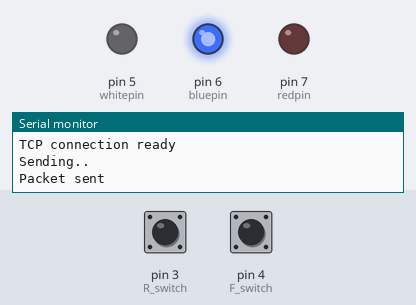
A sketch run on a simulated Arduino Uno, built with avr-gcc and run on an emulated ATmega328P. On the bench: output pins drawn as LEDs (lit = HIGH), the last lines printed to the serial monitor. The inputs (shaded band) are chosen by the test bench; at power-on: pin 3 (R_switch) HIGH, pin 4 (F_switch) LOW. The modem accepts every AT command (registered, SIM ready, sends succeed) and sends nothing else.

Above: at 8.3 s.
8.4 s: pin 3 (R_switch) pulled LOW for 3.2 s
At 9.4 s:
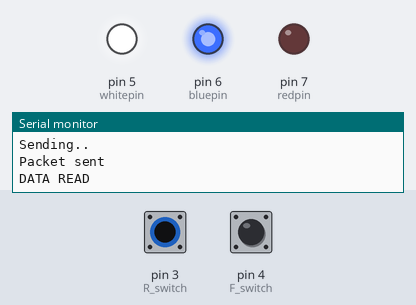
At 10.7 s:
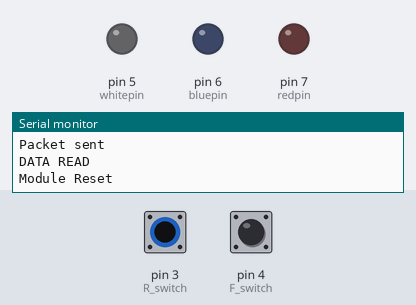
Timing chart, 0 to 12.2 s (numbered marks = the images above; inputs shaded):
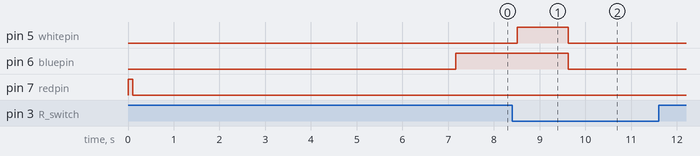

Measured:
- after the input at 8.4 s, pin 5 (whitepin): goes on until 9.6 s, then stays LOW; pin 6 (bluepin): HIGH → LOW after 1.2 s

The sketch:

LED_control_from_website.ino
```cpp
// OTHER FUNCTIONS ON THE wifi.ino FILE

#include "SoftwareSerial.h"

#define R_switch 3  // stop switch
#define F_switch 4  // start switch

String ssid = "Zeus";     // your network SSID

String password = "google123456";     // your network password

SoftwareSerial esp(10, 11);// (RX of Arduino, TX of Arduino)

String data;
String on_off;

String server = "tanzim99901.atwebpages.com"; // host website

String get_html = "/value.html"; // html file from where the Switch state has to be read

int whitepin = 5;   // status indicator LED
int bluepin = 6;    // status indicator LED
int redpin = 7; // this LED will be controlled from the website

boolean connection = 0;

String go;
boolean play = 1;

void setup() {
  pinMode(R_switch, INPUT);
  pinMode(F_switch, INPUT);
  pinMode (whitepin, OUTPUT);
  pinMode (bluepin, OUTPUT);
  pinMode (redpin, OUTPUT);

  digitalWrite(whitepin, LOW);
  digitalWrite(bluepin, LOW);
  digitalWrite(redpin, LOW);

  on_off = "0";
  Serial.begin(115200);
  while (digitalRead(F_switch));    // WAIT FOR THE START SWITCH

  esp.begin(9600);
  digitalWrite(redpin, HIGH);
  delay(100);
  digitalWrite(redpin, LOW);
  reset();      // RESET MODULE

  connectWifi();    // CONNECT TO WIFI
  Serial.println("DONE CONNECTION!");
}

void loop ()
{
  // STOP SWITCH
  if (!digitalRead(R_switch))
  {
    digitalWrite(whitepin, LOW);
    digitalWrite(bluepin, LOW);
    digitalWrite(redpin, LOW);
    reset();
    play = 0;
    Serial.println("STOP");
  }

  if (play)
  {
    httpget();    // MAIN FUNCTION
    Serial.println("DATA READ");
    delay(1000);
    //httppost();
    digitalWrite(whitepin, LOW);
  }
}
```

wifi.ino
```cpp
void httpget ()
{

  esp.println("AT+CIPSTART=\"TCP\",\"" + server + "\",80");   //start a TCP connection.

  if ( esp.find("OK")) {

    Serial.println("TCP connection ready");

  } delay(100);

  String getRequest = "GET " + get_html + " HTTP/1.0\r\nHost:" + server + "\r\n\r\n\r\n\r\n\r\n";
  String sendCmd = "AT+CIPSEND=";

  sendCmd += getRequest.length();
  sendCmd += "\r\n";
  esp.println(sendCmd);   // send the request for sending header
  delay(100);

  if (esp.find(">")) {
    Serial.println("Sending..");
    esp.print(getRequest);      // send the GET request

    if ( esp.find("SEND OK")) {
      Serial.println("Packet sent");
      String tmpResp, tmpFin;

      // read the reply from the GET request
      while (esp.available())
      {
        tmpResp = esp.readString();
      }

      // trimming the string
      tmpFin = tmpResp.substring(241, tmpResp.length());
      int closed = tmpFin.indexOf('C');
      tmpFin = tmpResp.substring(241, 241 + closed);
      Serial.println(tmpFin);

      // LED ON if "1" found
      if (tmpFin.indexOf('1') != -1)
      {
        digitalWrite(redpin, HIGH);
        on_off = "1";
      }

      // LED OFF if "0" found
      else if (tmpFin.indexOf('0') != -1)
      {
        digitalWrite(redpin, LOW);
        on_off = "0";
      }

      digitalWrite(whitepin, HIGH);

      // close the connection

      esp.println("AT+CIPCLOSE");
      delay(100);
    }
  }
}


//reset the esp8266 module

void reset() {

  esp.println("AT+RST\r\n");

  delay(1000);

  if (esp.find("OK") ) Serial.println("Module Reset");
  delay(1000);

  // change the mode
  esp.println("AT+CWMODE=3\r\n");
  if (esp.find("OK") ) Serial.println("Mode changed");
  delay(1000);
}

//connect to your wifi network

void connectWifi() {

  String cmd = "AT+CWJAP=\"" + ssid + "\",\"" + password + "\"";

  esp.println(cmd);

  delay(4000);

  if (esp.find("OK")) {

    Serial.println("Connected!");
    connection = 1;
    digitalWrite(bluepin, HIGH);
  }

  else {
    Serial.println("Cannot connect to wifi");
    connection = 0;
    digitalWrite(bluepin, LOW);
  }
  if (!connection)
  {
    connectWifi();
  }
}
```
